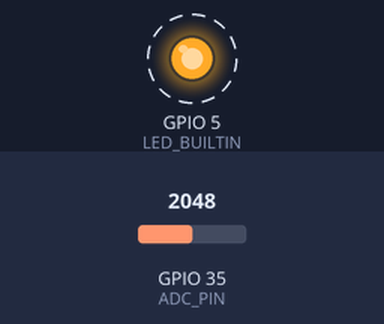
This sketch was run on a simulated ESP32. Parts: output pins drawn as LEDs (lit = HIGH). Dashed ring = blinking. The inputs (shaded band) are chosen by the test bench; at power-on: GPIO 35 (ADC_PIN) = 2048. What the sketch prints to the serial monitor is not drawn.

Above: at 0.05 s.
Timing chart, 0 to 3.0 s (numbered marks = the images above):
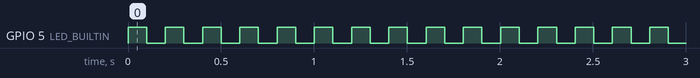

The sketch:

arduino-attempt.ino
```cpp
// #include <thingsml.h>
// #include <thingsml_http.h>
// #include <thingsml_http_firmware.h>

#define LED_BUILTIN 5
#define ADC_PIN 35

bool isOn = false;
// the setup function runs once when you press reset or power the board
void setup()
{
  // initialize digital pin LED_BUILTIN as an output.
  Serial.begin(115200);
  while (!Serial)
  {
  }
  Serial.println("Starting measurements");
  // delay(10000);
  pinMode(LED_BUILTIN, OUTPUT);
  pinMode(ADC_PIN, INPUT);
}

/*
void loop() {
  isOn = !isOn;
  Serial.println("Hi :D");
  digitalWrite(LED_BUILTIN, isOn ? HIGH: LOW);
  delay(10);
}
*/

bool measureBool()
{
  return analogRead(ADC_PIN) > 2300;
}

int measureInt()
{
  return analogRead(ADC_PIN);
}

// the loop function runs over and over again forever
void loop()
{
  isOn = !isOn;
  digitalWrite(LED_BUILTIN, isOn ? HIGH : LOW);
  Serial.printf("%d\n", analogRead(ADC_PIN));
  // Serial.println(measureBool() ? "On " : "Off");
  delay(100);
}
```

Measured:
- by itself, GPIO 5 (LED_BUILTIN): alternates HIGH for 0.10 s and LOW for 0.10 s
